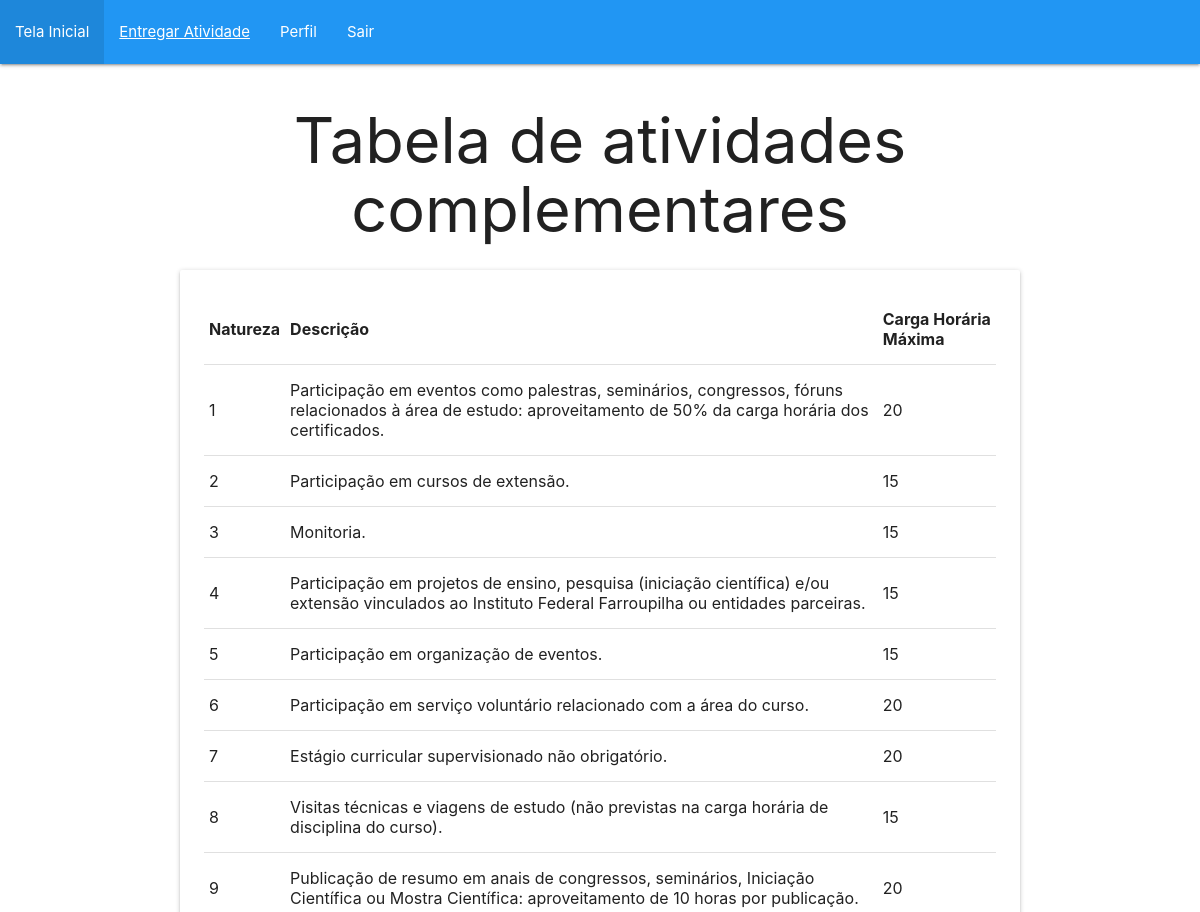
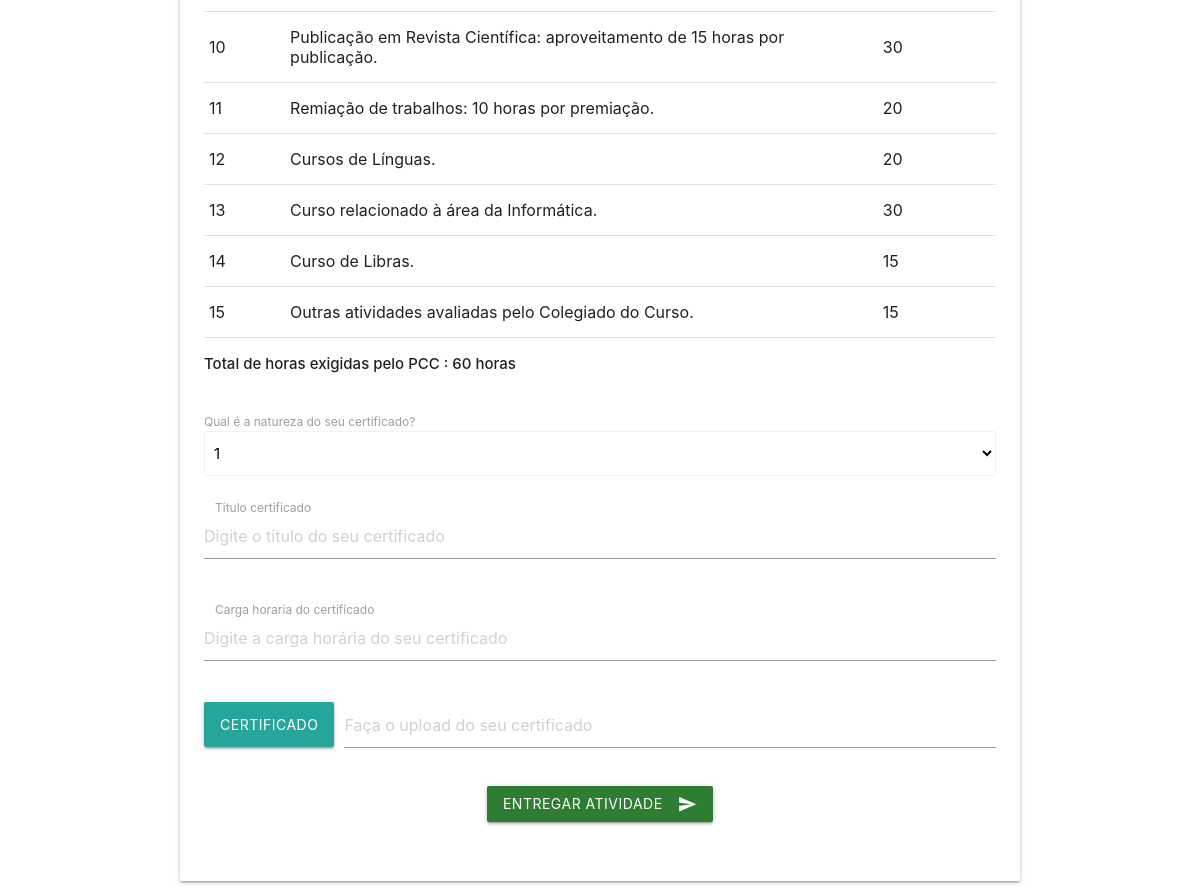
The app's page /crudEntrega/formcadEntrega.php (signed in) with its own data (2 pictures, top to bottom).
### tables this page shows
CREATE TABLE IF NOT EXISTS `atividade_complementar` (
  `id_atividade_complementar` int NOT NULL AUTO_INCREMENT,
  `natureza` int DEFAULT NULL,
  `descricao` text,
  `carga_horaria_maxima` int DEFAULT NULL,
  `id_curso` int DEFAULT NULL,
  PRIMARY KEY (`id_atividade_complementar`),
  KEY `fk_curso_atividade_complementar` (`id_curso`)
);

CREATE TABLE IF NOT EXISTS `curso` (
  `id_curso` int NOT NULL AUTO_INCREMENT,
  `nome_curso` varchar(255) NOT NULL,
  `carga_horaria` int NOT NULL,
  PRIMARY KEY (`id_curso`)
);

### conecta.php (called while the page is built, shortened)
<?php
function excutarSQL($mysql, $sql)
{
    $resultado = mysqli_query($mysql, $sql);
    return $resultado;
}

### crudEntrega/formcadEntrega.php (the view, shortened to what this page needs)
<?php
require_once "../conecta.php";
require_once "../boasPraticas/headerNav.php";
$mysql = conectar();
$sql = "SELECT ea.natureza, ea.descricao, ea.carga_horaria_maxima,
c.carga_horaria
FROM atividade_complementar ea
INNER JOIN curso c
ON ea.id_curso = c.id_curso
WHERE ea.id_curso = "  . $_SESSION['aluno'][2];
$resultado = excutarSQL($mysql, $sql);
?>
<!DOCTYPE html>
<html lang="pt-br">
<head>
    <link type="text/css" rel="stylesheet" href="../materialize/css/materialize.min.css" media="screen,projection" />
</head>
<body>
    <main class="container">
        <h1 class="center-align">Tabela de atividades complementares</h1>
        <div class="card-panel">
            <table class="highlight responsive-table">
                <thead>
                    <tr>
                        <th>Natureza</th>
                        <th>Descrição</th>
                        <th>Carga Horária Máxima</th>
                    </tr>
                </thead>
                <tbody>
                    <?php
                    while ($dados = mysqli_fetch_assoc($resultado)) {
                        echo '<tr>';
                        echo '<td>' . $dados['natureza'] . '</td>';
                        echo '<td>' . $dados['descricao'] . '</td>';
                        echo '<td>' . $dados['carga_horaria_maxima'] . '</td>';
                        echo '</tr>';
                    }
                    ?>
                </tbody>
            </table>
            <?php
            mysqli_data_seek($resultado, 0);
            $total_horas = mysqli_fetch_assoc($resultado);
            ?>
            <p> <strong> Total de horas exigidas pelo PCC : <?php echo $total_horas['carga_horaria'] ?> horas </strong> </p>
            <br>
            <form action="cadastrarEntrega.php" method="post" enctype="multipart/form-data">
                <?php
                $sql2 = "SELECT id_atividade_complementar, natureza FROM atividade_complementar WHERE id_curso = " . $_SESSION['aluno'][2];
                $resultado2 = excutarSQL($mysql, $sql2);
                ?>
                <label>Qual é a natureza do seu certificado?</label>
                <select equired id="select" name="atividade_complementar" class="browser-default">
                    <?php
                    while ($dados = mysqli_fetch_assoc($resultado2)) {
                    ?>
                        <option value="<?php echo $dados['id_atividade_complementar'] ?>">
                            <?php echo $dados['natureza'] ?>
                        </option>
                    <?php
                    }
                    ?>
                </select>
                <br>
                <div class="input-field col s12 espacamento">
                    <input placeholder="Digite o titulo do seu certificado" id="titulo" name="titulo" type="text" class="validate" pattern="^[^']+$" required>
                    <label for="titulo">Titulo certificado</label>
                    <span class="helper-text" data-error="Você deve preenchar esse campo corretamente, não se deve usar aspas simples"></span>
                </div>
                <div class="input-field col s12">
                    <input placeholder="Digite a carga horária do seu certificado" id="carga" name="carga" type="text" class="validate" pattern="^\d{1,2}$" required>
                    <label for="tcarga">Carga horaria do certificado</label>
                    <span class="helper-text" data-error="Este campo deve ser preenchido com no máximo dois digitos numericos"></span>
                </div>
                <div class="file-field input-field">
                    <div class="btn">
                        <span>Certificado</span>
                    </div>
                    <div class="file-path-wrapper">
                        <input class="file-path validate" type="text" placeholder="Faça o upload do seu certificado">
                    </div>
                </div>
                <div class="row">
                    <div class="col s12">
                        <p class="center-align">
                            <button class="btn waves-effect waves-light #2e7d32 green darken-3 lighten-3" type="submit" name="action">Entregar atividade
                                <i class="material-icons right">send</i> </button>
                        </p>
                    </div>
                </div>
        </div>
    </main>
</body>
</html>

### crudEntrega/formcadEntrega.php (style rules this page uses)
.espacamento { margin-bottom: 30px; }

### records on screen
atividade_complementar: natureza "1", descricao "Participação em eventos como palestras, seminários, congressos, fóruns relacionados à área de estudo: aproveitamento de 50% da carga horária dos certificados.", carga_horaria_maxima "20"
atividade_complementar: natureza "2", descricao "Participação em cursos de extensão.", carga_horaria_maxima "15"
atividade_complementar: natureza "3", descricao "Monitoria.", carga_horaria_maxima "15"
atividade_complementar: natureza "4", descricao "Participação em projetos de ensino, pesquisa (iniciação científica) e/ou extensão vinculados ao Instituto Federal Farroupilha ou entidades parceiras.", carga_horaria_maxima "15"
atividade_complementar: natureza "5", descricao "Participação em organização de eventos.", carga_horaria_maxima "15"
atividade_complementar: natureza "6", descricao "Participação em serviço voluntário relacionado com a área do curso.", carga_horaria_maxima "20"
atividade_complementar: natureza "7", descricao "Estágio curricular supervisionado não obrigatório.", carga_horaria_maxima "20"
atividade_complementar: natureza "8", descricao "Visitas técnicas e viagens de estudo (não previstas na carga horária de disciplina do curso).", carga_horaria_maxima "15"
atividade_complementar: natureza "9", descricao "Publicação de resumo em anais de congressos, seminários, Iniciação Científica ou Mostra Científica: aproveitamento de 10 horas por publicação.", carga_horaria_maxima "20"
atividade_complementar: natureza "10", descricao "Publicação em Revista Científica: aproveitamento de 15 horas por publicação.", carga_horaria_maxima "30"
atividade_complementar: natureza "11", descricao "Remiação de trabalhos: 10 horas por premiação.", carga_horaria_maxima "20"
atividade_complementar: natureza "12", descricao "Cursos de Línguas.", carga_horaria_maxima "20"
atividade_complementar: natureza "13", descricao "Curso relacionado à área da Informática.", carga_horaria_maxima "30"
atividade_complementar: natureza "14", descricao "Curso de Libras.", carga_horaria_maxima "15"
atividade_complementar: natureza "15", descricao "Outras atividades avaliadas pelo Colegiado do Curso.", carga_horaria_maxima "15"
curso: carga_horaria "60"

### other values on screen
form field atividade_complementar "1"
